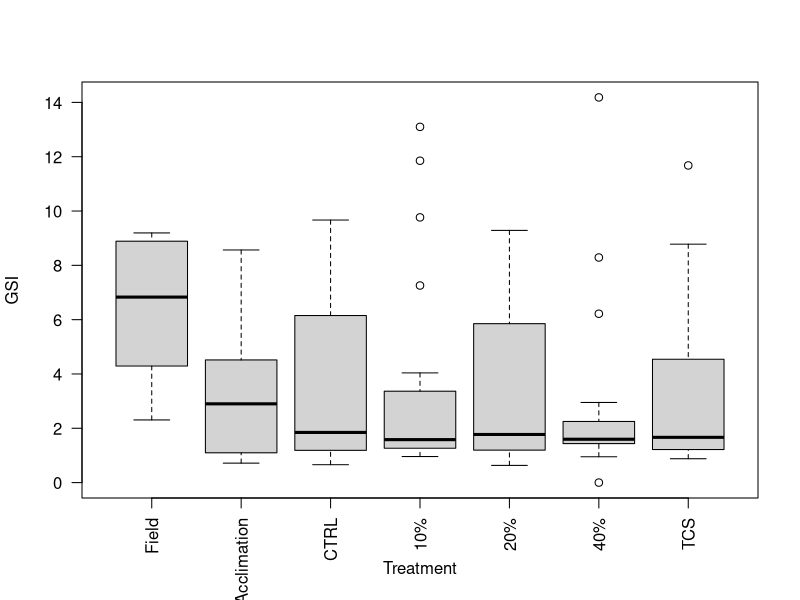

Source code (R): (Note: this script raises an error after producing the figure.)
setwd("~/Desktop/fishgutdata/")
path ="~/Desktop/fishgutdata/"
getwd()
read.csv("LSI_GSI.csv")
LSI_GSI <- read.csv("LSI_GSI.csv")

#GSI STATS
anova_GSI <- aov(GSI~Treatment, dat=LSI_GSI)
summary(anova_GSI)
tukey_GSI <- TukeyHSD(anova_GSI, ordered=FALSE, conf.level=0.95)
tukey_GSI


tukey_GSI$Treatment[,"p adj"] #this will get you those really small p values

#GSI PLOT
LSI_GSI$Treatment <- factor(LSI_GSI$Treatment, 
                               levels=c("Field", "Acclimation", "control", "10%", "20%", "40%", "TCS"), 
                               labels=c("Field", "Acclimation", "CTRL", "10%", "20%", "40%", "TCS"))
GSI_box<-boxplot(GSI ~ Treatment, data=LSI_GSI, las=2)
GSI_box


ggplot(data=LSI_GSI, aes(x=Treatment, y=GSI)) + 
  geom_boxplot(stat="boxplot") + 
  theme(strip.text = element_text(size = 18, color="black")) + 
  theme(axis.text.x=element_text(angle=45, hjust=1, size=18, color="black"), 
        axis.text=element_text(size=18, color="black"), axis.title=element_text(size=18)) + ylim(c(0,15))

#Plot body weight vs gonad weight
colnames(LSI_GSI)
names(LSI_GSI)[names(LSI_GSI) == "Total.Weight..g."] <- "Total_Weight"
names(LSI_GSI)[names(LSI_GSI) == "Gonad.Weight..g."] <- "Gonad_Weight"
colnames(LSI_GSI)


lm <- lm(data=LSI_GSI, Gonad_Weight~Total_Weight)

plot(LSI_GSI$Total_Weight, LSI_GSI$Gonad_Weight, 
     "p", xlab="Body Weight (g)", ylab=("Gonad Weight (g)"))
abline(lm)

library(ggplot2)

LSI_GSI
ggplot(data=LSI_GSI, aes(x=Total_Weight, y=Gonad_Weight)) + 
  geom_point(aes(color=Treatment)) + 
  geom_smooth(method="lm", se=FALSE) 


ggplot(subset(LSI_GSI, Location %in% c("Exposure")), aes(x=Total_Weight, y=Gonad_Weight, color=Treatment)) + 
  geom_point(aes(shape=Treatment, color=Treatment)) + 
  geom_smooth(method="lm", se=FALSE) 
  
  
ggplot(subset(LSI_GSI, Location %in% c("Exposure")), aes(x=Total_Weight, y=Gonad_Weight)) + 
    geom_point(aes(shape=Treatment, color=Treatment)) + 
    scale_y_continuous(trans='log10') +
    geom_smooth(method="lm", se=FALSE) 
  

